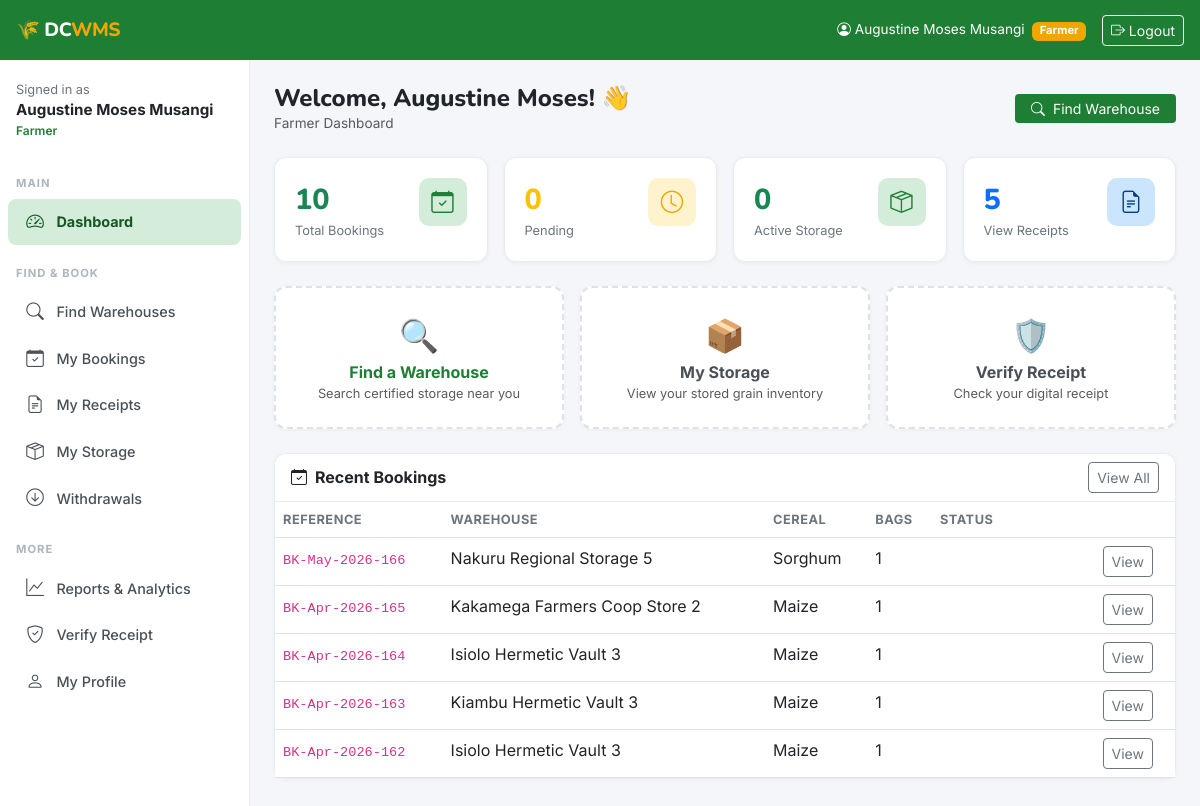
Screenshot of /dashboard/ (signed in) with the database file from the repository.
### accounts/models.py (models this page shows, shortened)
class User(AbstractUser):
    ROLE_FARMER = 'farmer'
    ROLE_OPERATOR = 'operator'
    ROLE_ADMIN = 'admin'
    ROLE_CHOICES = [
        (ROLE_FARMER, 'Farmer'),
        (ROLE_OPERATOR, 'Warehouse Operator'),
        (ROLE_ADMIN, 'Admin'),
    ]
    role = models.CharField(max_length=20, choices=ROLE_CHOICES, default=ROLE_FARMER)
    phone_number = models.CharField(max_length=15, blank=True)
    national_id = models.CharField(max_length=20, blank=True, unique=True, null=True)
    county = models.CharField(max_length=100, blank=True)
    sub_county = models.CharField(max_length=100, blank=True)
    village = models.CharField(max_length=100, blank=True)
    profile_photo = models.ImageField(upload_to='profiles/', blank=True, null=True)
    is_verified = models.BooleanField(default=False)
    created_at = models.DateTimeField(auto_now_add=True)
    updated_at = models.DateTimeField(auto_now=True)
    class Meta:
        verbose_name = 'User'
        verbose_name_plural = 'Users'
    @property
    def is_farmer(self):
        return self.role == self.ROLE_FARMER
    @property
    def is_operator(self):
        return self.role == self.ROLE_OPERATOR
    @property
    def is_admin_user(self):
        return self.role == self.ROLE_ADMIN or self.is_superuser

### bookings/models.py (models this page shows, shortened)
class Booking(models.Model):
    STATUS_PENDING_PAYMENT = 'pending_payment'
    STATUS_CONFIRMED = 'confirmed'
    STATUS_ACTIVE = 'active'
    STATUS_COMPLETED = 'completed'
    STATUS_CANCELLED = 'cancelled'
    STATUS_CHOICES = [
        (STATUS_PENDING_PAYMENT, 'Pending Payment'),
        (STATUS_CONFIRMED, 'Confirmed'),
        (STATUS_ACTIVE, 'Active'),
        (STATUS_COMPLETED, 'Completed'),
        (STATUS_CANCELLED, 'Cancelled'),
    ]
    CEREAL_CHOICES = [
        ('maize', 'Maize'), ('wheat', 'Wheat'), ('sorghum', 'Sorghum'),
        ('millet', 'Millet'), ('barley', 'Barley'), ('rice', 'Rice'),
        ('beans', 'Beans'), ('peas', 'Peas'), ('other', 'Other'),
    ]
    booking_reference = models.CharField(max_length=20, unique=True, editable=False)
    farmer = models.ForeignKey(
        settings.AUTH_USER_MODEL, on_delete=models.CASCADE,
        related_name='bookings', limit_choices_to={'role': 'farmer'}
    )
    warehouse = models.ForeignKey(
        'warehouses.Warehouse', on_delete=models.CASCADE, related_name='bookings'
    )
    cereal_type = models.CharField(max_length=30, choices=CEREAL_CHOICES, default='maize')
    quantity_bags = models.IntegerField(
        validators=[MinValueValidator(1)],
        help_text="Number of 90kg bags"
    )
    quantity_mt = models.DecimalField(
        max_digits=8, decimal_places=3,
        help_text="Weight in metric tonnes (auto-calculated)"
    )
    storage_start_date = models.DateField()
    storage_end_date = models.DateField()
    total_fee_kes = models.DecimalField(max_digits=12, decimal_places=2, default=0)
    status = models.CharField(max_length=20, choices=STATUS_CHOICES, default=STATUS_PENDING_PAYMENT)
    farmer_notes = models.TextField(blank=True)
    created_at = models.DateTimeField(auto_now_add=True)
    updated_at = models.DateTimeField(auto_now=True)
    class Meta:
        ordering = ['-created_at']
    @property
    def booking_ref_human(self):
        return self.booking_reference or 'BK-UNKNOWN'

### warehouses/models.py (models this page shows, shortened)
class Warehouse(models.Model):
    operator = models.ForeignKey(
        settings.AUTH_USER_MODEL,
        on_delete=models.CASCADE,
        related_name='warehouses',
        limit_choices_to={'role': 'operator'}
    )
    name = models.CharField(max_length=200)
    registration_number = models.CharField(max_length=50, unique=True, blank=True)
    county = models.CharField(max_length=100, choices=COUNTY_CHOICES)
    sub_county = models.CharField(max_length=100)
    village = models.CharField(max_length=100, blank=True)
    physical_address = models.TextField()
    latitude = models.DecimalField(max_digits=9, decimal_places=6, null=True, blank=True)
    longitude = models.DecimalField(max_digits=9, decimal_places=6, null=True, blank=True)
    total_capacity_mt = models.DecimalField(
        max_digits=10, decimal_places=2,
        validators=[MinValueValidator(0.01)],
        help_text="Total capacity in metric tonnes"
    )
    available_capacity_mt = models.DecimalField(
        max_digits=10, decimal_places=2,
        validators=[MinValueValidator(0)],
        help_text="Currently available capacity in metric tonnes"
    )
    storage_type = models.CharField(max_length=20, choices=STORAGE_TYPE_CHOICES, default='bagged')
    certification_status = models.CharField(max_length=20, choices=CERTIFICATION_CHOICES, default='wrsc')
    certification_expiry = models.DateField(null=True, blank=True)
    has_pest_control = models.BooleanField(default=True)
    has_moisture_control = models.BooleanField(default=False)
    has_security = models.BooleanField(default=True)
    has_fumigation = models.BooleanField(default=False)
    accepts_wrs = models.BooleanField(default=True, verbose_name="Accepts WRS Receipts")
    contact_phone = models.CharField(max_length=15)
    contact_email = models.EmailField(blank=True)
    storage_fee_per_bag_month = models.DecimalField(
        max_digits=8, decimal_places=2, default=50.00,
        help_text="KES per 90kg bag per month"
    )
    is_active = models.BooleanField(default=True)
    created_at = models.DateTimeField(auto_now_add=True)
    updated_at = models.DateTimeField(auto_now=True)
    class Meta:
        ordering = ['-created_at']
        verbose_name = 'Warehouse'
        verbose_name_plural = 'Warehouses'

### accounts/views.py (the view, shortened to what this page needs)
# urls.py: path('', dashboard_home, name='home'),
@login_required
def dashboard_home(request):
    user = request.user
    ctx = {}
    if user.is_farmer:
        ctx['my_bookings'] = Booking.objects.filter(farmer=user).order_by('-created_at')[:5]
        ctx['pending_bookings'] = Booking.objects.filter(farmer=user, status='pending').count()
        ctx['active_bookings'] = Booking.objects.filter(farmer=user, status='approved').count()
        ctx['my_withdrawals'] = Withdrawal.objects.filter(farmer=user).order_by('-created_at')[:5]
        ctx['total_bookings'] = Booking.objects.filter(farmer=user).count()
    return render(request, 'accounts/dashboard.html', ctx)

### templates/accounts/dashboard.html (shortened to what this page needs)
{% extends 'base.html' %}
{% block content %}
<div class="d-flex justify-content-between align-items-center mb-4">
  <div>
    <h4 class="mb-0" style="font-family:'Nunito',sans-serif;font-weight:800;">
      Welcome, {{ user.first_name|default:user.username }}! 👋
    </h4>
    <p class="text-muted mb-0" style="font-size:.85rem;">{{ user.get_role_display }} Dashboard</p>
  </div>
  {% if user.is_farmer %}
    <a href="{% url 'warehouses:finder' %}" class="btn btn-green btn-sm px-3">
      <i class="bi bi-search me-1"></i> Find Warehouse
    </a>
  {% elif user.is_operator %}
    <a href="{% url 'warehouses:create' %}" class="btn btn-green btn-sm px-3">
      <i class="bi bi-plus me-1"></i> Add Warehouse
    </a>
  {% endif %}
</div>
{% if user.is_farmer %}
<div class="row g-3 mb-4">
  <div class="col-6 col-md-3">
    <div class="stat-card">
      <div class="d-flex justify-content-between align-items-start">
        <div>
          <div class="number text-success">{{ total_bookings }}</div>
          <div class="label">Total Bookings</div>
        </div>
        <div class="icon" style="background:#d4edda;color:#1e7e34;"><i class="bi bi-calendar-check"></i></div>
      </div>
    </div>
  </div>
  <div class="col-6 col-md-3">
    <div class="stat-card">
      <div class="d-flex justify-content-between align-items-start">
        <div>
          <div class="number text-warning">{{ pending_bookings }}</div>
          <div class="label">Pending</div>
        </div>
        <div class="icon" style="background:#fff3cd;color:#f0a500;"><i class="bi bi-clock"></i></div>
      </div>
    </div>
  </div>
  <div class="col-6 col-md-3">
    <div class="stat-card">
      <div class="d-flex justify-content-between align-items-start">
        <div>
          <div class="number text-success">{{ active_bookings }}</div>
          <div class="label">Active Storage</div>
        </div>
        <div class="icon" style="background:#d4edda;color:#1e7e34;"><i class="bi bi-box-seam"></i></div>
      </div>
    </div>
  </div>
  <div class="col-6 col-md-3">
    <div class="stat-card">
      <a href="{% url 'receipts:list' %}" style="text-decoration:none;">
        <div class="d-flex justify-content-between align-items-start">
          <div>
            <div class="number" style="color:#0d6efd;">{{ my_bookings|length }}</div>
            <div class="label">View Receipts</div>
          </div>
          <div class="icon" style="background:#cce5ff;color:#004085;"><i class="bi bi-file-earmark-text"></i></div>
        </div>
      </a>
    </div>
  </div>
</div>
<div class="row g-3 mb-4">
  <div class="col-md-4">
    <a href="{% url 'warehouses:finder' %}" class="card text-decoration-none" style="border:2px dashed #dee2e6;">
      <div class="card-body text-center py-4">
        <div style="font-size:2rem;color:#1e7e34;">🔍</div>
        <div style="font-weight:700;color:#1e7e34;">Find a Warehouse</div>
        <div class="text-muted" style="font-size:.8rem;">Search certified storage near you</div>
      </div>
    </a>
  </div>
  <div class="col-md-4">
    <a href="{% url 'inventory:list' %}" class="card text-decoration-none" style="border:2px dashed #dee2e6;">
      <div class="card-body text-center py-4">
        <div style="font-size:2rem;">📦</div>
        <div style="font-weight:700;color:#495057;">My Storage</div>
        <div class="text-muted" style="font-size:.8rem;">View your stored grain inventory</div>
      </div>
    </a>
  </div>
  <div class="col-md-4">
    <a href="{% url 'receipts:verify' %}" class="card text-decoration-none" style="border:2px dashed #dee2e6;">
      <div class="card-body text-center py-4">
        <div style="font-size:2rem;">🛡️</div>
        <div style="font-weight:700;color:#495057;">Verify Receipt</div>
        <div class="text-muted" style="font-size:.8rem;">Check your digital receipt</div>
      </div>
    </a>
  </div>
</div>
<div class="card">
  <div class="card-header d-flex justify-content-between align-items-center">
    <span><i class="bi bi-calendar-check me-2"></i>Recent Bookings</span>
    <a href="{% url 'bookings:list' %}" class="btn btn-sm btn-outline-secondary">View All</a>
  </div>
  <div class="card-body p-0">
    {% if my_bookings %}
    <div class="table-responsive">
      <table class="table mb-0">
        <thead><tr>
          <th>Reference</th><th>Warehouse</th><th>Cereal</th><th>Bags</th><th>Status</th><th></th>
        </tr></thead>
        <tbody>
          {% for b in my_bookings %}
          <tr>
            <td><code style="font-size:.85rem;">{{ b.booking_ref_human }}</code></td>
            <td>{{ b.warehouse.name }}</td>
            <td class="text-capitalize">{{ b.cereal_type }}</td>
            <td>{{ b.quantity_bags }}</td>
            <td><span class="badge badge-{{ b.status }} rounded-pill">{{ b.get_status_display }}</span></td>
            <td><a href="{% url 'bookings:detail' b.pk %}" class="btn btn-sm btn-outline-secondary">View</a></td>
          </tr>
          {% endfor %}
        </tbody>
      </table>
    </div>
    {% else %}
      <div class="text-center py-5 text-muted">
        <i class="bi bi-inbox" style="font-size:2.5rem;display:block;margin-bottom:.5rem;"></i>
        No bookings yet. <a href="{% url 'warehouses:finder' %}">Find a warehouse</a> to get started.
      </div>
    {% endif %}
  </div>
</div>
{% endif %}
{% endblock %}

### templates/base.html (shortened to what this page needs)
<!DOCTYPE html>
<html lang="en">
<head>
  <link href="https://cdn.jsdelivr.net/npm/bootstrap@5.3.0/dist/css/bootstrap.min.css" rel="stylesheet">
  <link href="https://cdn.jsdelivr.net/npm/bootstrap-icons@1.11.0/font/bootstrap-icons.css" rel="stylesheet">
</head>
<body>
<div class="topbar">
  <a href="{% url 'dashboard:home' %}" class="brand">🌾 DC<span>WMS</span></a>
  <div class="topbar-right">
    {% if user.is_authenticated %}
      <span class="d-none d-md-inline" style="font-size:.85rem;">
        <i class="bi bi-person-circle me-1"></i>{{ user.get_full_name|default:user.username }}
        <span class="badge ms-1" style="background:var(--amber);font-size:.7rem;">{{ user.get_role_display }}</span>
      </span>
      <a href="{% url 'accounts:logout' %}" class="btn btn-sm btn-outline-light">
        <i class="bi bi-box-arrow-right"></i> <span class="d-none d-md-inline">Logout</span>
      </a>
    {% else %}
      <a href="{% url 'accounts:login' %}" class="btn btn-sm btn-outline-light">Login</a>
    {% endif %}
  </div>
</div>
{% if user.is_authenticated %}
<nav class="sidebar" id="sidebar">
  <div class="p-3 mt-1">
    <div style="font-size:.8rem;color:#6c757d;">Signed in as</div>
    <div style="font-weight:700;font-size:.95rem;">{{ user.get_full_name|default:user.username }}</div>
    <div style="font-size:.75rem;color:var(--green-primary);font-weight:600;">{{ user.get_role_display }}</div>
  </div>
  <div class="nav-label">Main</div>
  <a href="{% url 'dashboard:home' %}" class="nav-link {% if request.resolver_match.namespace == 'dashboard' %}active{% endif %}">
    <i class="bi bi-speedometer2"></i> Dashboard
  </a>
  {% if user.is_farmer or user.is_admin_user %}
  <div class="nav-label">Find & Book</div>
  <a href="{% url 'warehouses:finder' %}" class="nav-link {% if request.resolver_match.namespace == 'warehouses' and 'finder' in request.path %}active{% endif %}">
    <i class="bi bi-search"></i> Find Warehouses
  </a>
  <a href="{% url 'bookings:list' %}" class="nav-link {% if request.resolver_match.namespace == 'bookings' %}active{% endif %}">
    <i class="bi bi-calendar-check"></i> My Bookings
  </a>
  <a href="{% url 'receipts:list' %}" class="nav-link {% if request.resolver_match.namespace == 'receipts' %}active{% endif %}">
    <i class="bi bi-file-earmark-text"></i> My Receipts
  </a>
  <a href="{% url 'inventory:list' %}" class="nav-link {% if request.resolver_match.namespace == 'inventory' %}active{% endif %}">
    <i class="bi bi-box-seam"></i> My Storage
  </a>
  <a href="{% url 'withdrawals:list' %}" class="nav-link {% if request.resolver_match.namespace == 'withdrawals' %}active{% endif %}">
    <i class="bi bi-arrow-down-circle"></i> Withdrawals
  </a>
  {% endif %}
  <div class="nav-label">More</div>
  <a href="{% url 'reports:home' %}" class="nav-link {% if request.resolver_match.namespace == 'reports' %}active{% endif %}">
    <i class="bi bi-graph-up"></i> Reports & Analytics
  </a>
  <a href="{% url 'receipts:verify' %}" class="nav-link">
    <i class="bi bi-shield-check"></i> Verify Receipt
  </a>
  <a href="{% url 'accounts:profile' %}" class="nav-link">
    <i class="bi bi-person"></i> My Profile
  </a>
</nav>
{% endif %}
<main class="main-content {% if not user.is_authenticated %}ms-0{% endif %}">
  {% block content %}{% endblock %}
</main>
</body>
</html>

### rows the page displays
User: get_full_name "Augustine Moses Musangi", role "Farmer", first_name "Augustine Moses"
Booking: booking_ref_human "BK-May-2026-166", warehouse.name "Nakuru Regional Storage 5", cereal_type "Sorghum", quantity_bags "1"
Booking: booking_ref_human "BK-Apr-2026-165", warehouse.name "Kakamega Farmers Coop Store 2", cereal_type "Maize", quantity_bags "1"
Booking: booking_ref_human "BK-Apr-2026-164", warehouse.name "Isiolo Hermetic Vault 3", cereal_type "Maize", quantity_bags "1"
Booking: booking_ref_human "BK-Apr-2026-163", warehouse.name "Kiambu Hermetic Vault 3", cereal_type "Maize", quantity_bags "1"
Booking: booking_ref_human "BK-Apr-2026-162", warehouse.name "Isiolo Hermetic Vault 3", cereal_type "Maize", quantity_bags "1"

### other values shown
{{ total_bookings }} "10"
{{ pending_bookings }} "0"
{{ active_bookings }} "0"
{{ my_bookings|length }} "5"
